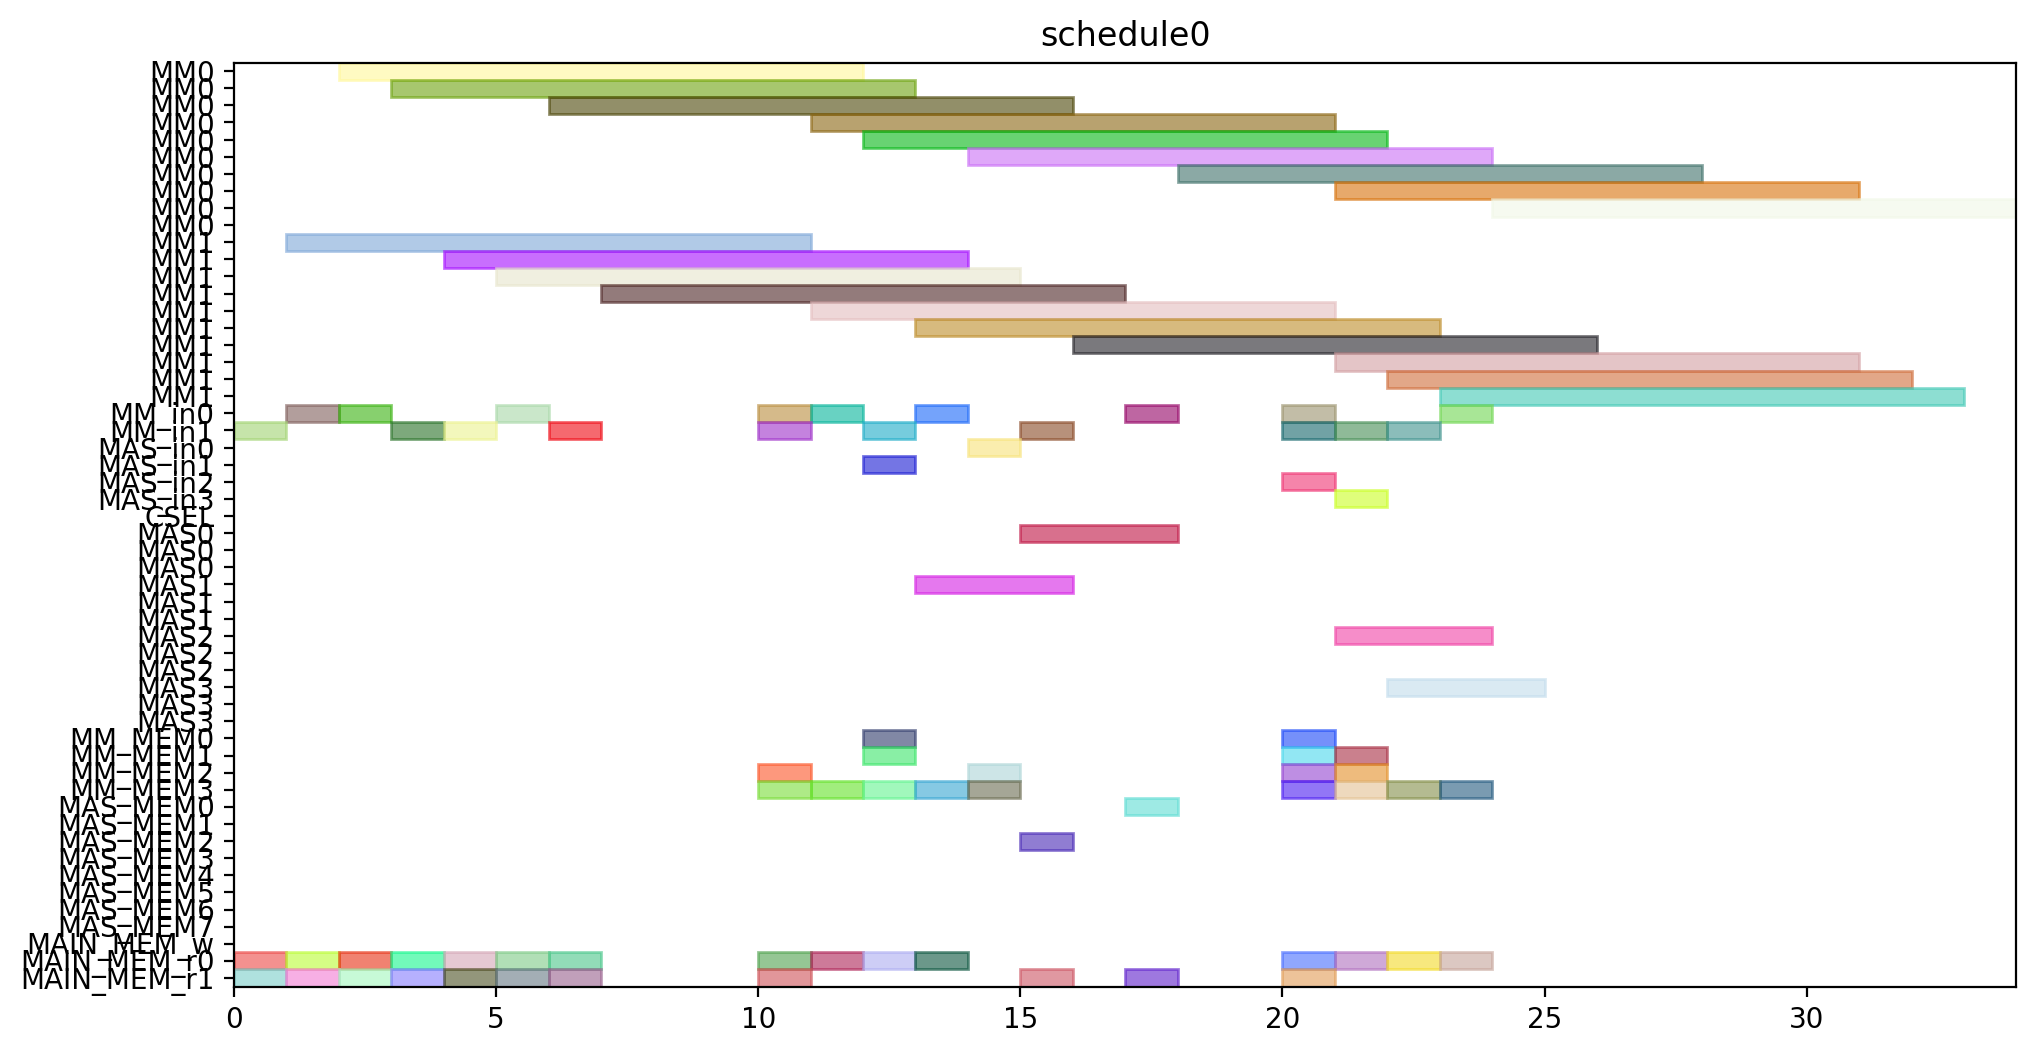

Source code (Python):
from pyschedule import Scenario, solvers, plotters, alt


def solve():
	horizon = 120
	S = Scenario("schedule0", horizon=horizon)

	# resource
	MM = S.Resources('MM', num=2, size=10)
	MM_in = S.Resources('MM_in', num=2)
	MAS_in = S.Resources('MAS_in', num=4)
	CSEL = S.Resource('CSEL')
	MAS = S.Resources('MAS', num=4, size=3, periods=range(1, horizon))
	MM_MEM = S.Resources('MM_MEM', num=4)
	MAS_MEM = S.Resources('MAS_MEM', num=8)
	MAIN_MEM_w = S.Resource('MAIN_MEM_w', size=1)
	MAIN_MEM_r = S.Resources('MAIN_MEM_r', num=2)

	# result of previous scheduling

	# new tasks
	Z_exp2 = S.Task('Z_exp2', length=10, delay_cost=1)
	Z_exp2 += alt(MM)
	Z_exp2_in = S.Task('Z_exp2_in', length=1, delay_cost=1)
	Z_exp2_in += alt(MM_in)
	S += Z_exp2_in*MM_in[0]<=Z_exp2*MM[0]
	S += Z_exp2_in*MM_in[1]<=Z_exp2*MM[1]
	Z_exp2_mem0 = S.Task('Z_exp2_mem0', length=1, delay_cost=1)
	Z_exp2_mem0 += MAIN_MEM_r[0]
	S += Z_exp2_mem0 <= Z_exp2

	Z_exp2_mem1 = S.Task('Z_exp2_mem1', length=1, delay_cost=1)
	Z_exp2_mem1 += MAIN_MEM_r[1]
	S += Z_exp2_mem1 <= Z_exp2

	NX0 = S.Task('NX0', length=10, delay_cost=1)
	NX0 += alt(MM)
	NX0_in = S.Task('NX0_in', length=1, delay_cost=1)
	NX0_in += alt(MM_in)
	S += NX0_in*MM_in[0]<=NX0*MM[0]
	S += NX0_in*MM_in[1]<=NX0*MM[1]
	NX0_mem0 = S.Task('NX0_mem0', length=1, delay_cost=1)
	NX0_mem0 += MAIN_MEM_r[0]
	S += NX0_mem0 <= NX0

	NX0_mem1 = S.Task('NX0_mem1', length=1, delay_cost=1)
	NX0_mem1 += MAIN_MEM_r[1]
	S += NX0_mem1 <= NX0

	k0_10_Z1 = S.Task('k0_10_Z1', length=10, delay_cost=1)
	k0_10_Z1 += alt(MM)
	k0_10_Z1_in = S.Task('k0_10_Z1_in', length=1, delay_cost=1)
	k0_10_Z1_in += alt(MM_in)
	S += k0_10_Z1_in*MM_in[0]<=k0_10_Z1*MM[0]
	S += k0_10_Z1_in*MM_in[1]<=k0_10_Z1*MM[1]
	k0_10_Z1_mem0 = S.Task('k0_10_Z1_mem0', length=1, delay_cost=1)
	k0_10_Z1_mem0 += MAIN_MEM_r[0]
	S += k0_10_Z1_mem0 <= k0_10_Z1

	k0_10_Z1_mem1 = S.Task('k0_10_Z1_mem1', length=1, delay_cost=1)
	k0_10_Z1_mem1 += MAIN_MEM_r[1]
	S += k0_10_Z1_mem1 <= k0_10_Z1

	DX0 = S.Task('DX0', length=10, delay_cost=1)
	DX0 += alt(MM)
	DX0_in = S.Task('DX0_in', length=1, delay_cost=1)
	DX0_in += alt(MM_in)
	S += DX0_in*MM_in[0]<=DX0*MM[0]
	S += DX0_in*MM_in[1]<=DX0*MM[1]
	DX0_mem0 = S.Task('DX0_mem0', length=1, delay_cost=1)
	DX0_mem0 += MAIN_MEM_r[0]
	S += DX0_mem0 <= DX0

	DX0_mem1 = S.Task('DX0_mem1', length=1, delay_cost=1)
	DX0_mem1 += MAIN_MEM_r[1]
	S += DX0_mem1 <= DX0

	NY0 = S.Task('NY0', length=10, delay_cost=1)
	NY0 += alt(MM)
	NY0_in = S.Task('NY0_in', length=1, delay_cost=1)
	NY0_in += alt(MM_in)
	S += NY0_in*MM_in[0]<=NY0*MM[0]
	S += NY0_in*MM_in[1]<=NY0*MM[1]
	NY0_mem0 = S.Task('NY0_mem0', length=1, delay_cost=1)
	NY0_mem0 += MAIN_MEM_r[0]
	S += NY0_mem0 <= NY0

	NY0_mem1 = S.Task('NY0_mem1', length=1, delay_cost=1)
	NY0_mem1 += MAIN_MEM_r[1]
	S += NY0_mem1 <= NY0

	k2_14_Z1 = S.Task('k2_14_Z1', length=10, delay_cost=1)
	k2_14_Z1 += alt(MM)
	k2_14_Z1_in = S.Task('k2_14_Z1_in', length=1, delay_cost=1)
	k2_14_Z1_in += alt(MM_in)
	S += k2_14_Z1_in*MM_in[0]<=k2_14_Z1*MM[0]
	S += k2_14_Z1_in*MM_in[1]<=k2_14_Z1*MM[1]
	k2_14_Z1_mem0 = S.Task('k2_14_Z1_mem0', length=1, delay_cost=1)
	k2_14_Z1_mem0 += MAIN_MEM_r[0]
	S += k2_14_Z1_mem0 <= k2_14_Z1

	k2_14_Z1_mem1 = S.Task('k2_14_Z1_mem1', length=1, delay_cost=1)
	k2_14_Z1_mem1 += MAIN_MEM_r[1]
	S += k2_14_Z1_mem1 <= k2_14_Z1

	DY0 = S.Task('DY0', length=10, delay_cost=1)
	DY0 += alt(MM)
	DY0_in = S.Task('DY0_in', length=1, delay_cost=1)
	DY0_in += alt(MM_in)
	S += DY0_in*MM_in[0]<=DY0*MM[0]
	S += DY0_in*MM_in[1]<=DY0*MM[1]
	DY0_mem0 = S.Task('DY0_mem0', length=1, delay_cost=1)
	DY0_mem0 += MAIN_MEM_r[0]
	S += DY0_mem0 <= DY0

	DY0_mem1 = S.Task('DY0_mem1', length=1, delay_cost=1)
	DY0_mem1 += MAIN_MEM_r[1]
	S += DY0_mem1 <= DY0

	Z_exp3 = S.Task('Z_exp3', length=10, delay_cost=1)
	Z_exp3 += alt(MM)
	Z_exp3_in = S.Task('Z_exp3_in', length=1, delay_cost=1)
	Z_exp3_in += alt(MM_in)
	S += Z_exp3_in*MM_in[0]<=Z_exp3*MM[0]
	S += Z_exp3_in*MM_in[1]<=Z_exp3*MM[1]
	Z_exp3_mem0 = S.Task('Z_exp3_mem0', length=1, delay_cost=1)
	Z_exp3_mem0 += alt(MM_MEM)
	S += (Z_exp2*MM[0])-1 < Z_exp3_mem0*MM_MEM[0]
	S += (Z_exp2*MM[1])-1 < Z_exp3_mem0*MM_MEM[2]
	S += Z_exp3_mem0 <= Z_exp3

	Z_exp3_mem1 = S.Task('Z_exp3_mem1', length=1, delay_cost=1)
	Z_exp3_mem1 += MAIN_MEM_r[1]
	S += Z_exp3_mem1 <= Z_exp3

	NX1_ = S.Task('NX1_', length=3, delay_cost=1)
	NX1_ += alt(MAS)
	NX1__in = S.Task('NX1__in', length=1, delay_cost=1)
	NX1__in += alt(MAS_in)
	S += NX1__in*MAS_in[0]<=NX1_*MAS[0]

	S += NX1__in*MAS_in[1]<=NX1_*MAS[1]

	S += NX1__in*MAS_in[2]<=NX1_*MAS[2]

	S += NX1__in*MAS_in[3]<=NX1_*MAS[3]

	NX1__mem0 = S.Task('NX1__mem0', length=1, delay_cost=1)
	NX1__mem0 += alt(MM_MEM)
	S += (NX0*MM[0])-1 < NX1__mem0*MM_MEM[0]
	S += (NX0*MM[1])-1 < NX1__mem0*MM_MEM[2]
	S += NX1__mem0 <= NX1_

	NX1__mem1 = S.Task('NX1__mem1', length=1, delay_cost=1)
	NX1__mem1 += alt(MM_MEM)
	S += (k0_10_Z1*MM[0])-1 < NX1__mem1*MM_MEM[1]
	S += (k0_10_Z1*MM[1])-1 < NX1__mem1*MM_MEM[3]
	S += NX1__mem1 <= NX1_

	k0_9_Z2 = S.Task('k0_9_Z2', length=10, delay_cost=1)
	k0_9_Z2 += alt(MM)
	k0_9_Z2_in = S.Task('k0_9_Z2_in', length=1, delay_cost=1)
	k0_9_Z2_in += alt(MM_in)
	S += k0_9_Z2_in*MM_in[0]<=k0_9_Z2*MM[0]
	S += k0_9_Z2_in*MM_in[1]<=k0_9_Z2*MM[1]
	k0_9_Z2_mem0 = S.Task('k0_9_Z2_mem0', length=1, delay_cost=1)
	k0_9_Z2_mem0 += MAIN_MEM_r[0]
	S += k0_9_Z2_mem0 <= k0_9_Z2

	k0_9_Z2_mem1 = S.Task('k0_9_Z2_mem1', length=1, delay_cost=1)
	k0_9_Z2_mem1 += alt(MM_MEM)
	S += (Z_exp2*MM[0])-1 < k0_9_Z2_mem1*MM_MEM[1]
	S += (Z_exp2*MM[1])-1 < k0_9_Z2_mem1*MM_MEM[3]
	S += k0_9_Z2_mem1 <= k0_9_Z2

	k1_9_Z2 = S.Task('k1_9_Z2', length=10, delay_cost=1)
	k1_9_Z2 += alt(MM)
	k1_9_Z2_in = S.Task('k1_9_Z2_in', length=1, delay_cost=1)
	k1_9_Z2_in += alt(MM_in)
	S += k1_9_Z2_in*MM_in[0]<=k1_9_Z2*MM[0]
	S += k1_9_Z2_in*MM_in[1]<=k1_9_Z2*MM[1]
	k1_9_Z2_mem0 = S.Task('k1_9_Z2_mem0', length=1, delay_cost=1)
	k1_9_Z2_mem0 += MAIN_MEM_r[0]
	S += k1_9_Z2_mem0 <= k1_9_Z2

	k1_9_Z2_mem1 = S.Task('k1_9_Z2_mem1', length=1, delay_cost=1)
	k1_9_Z2_mem1 += alt(MM_MEM)
	S += (Z_exp2*MM[0])-1 < k1_9_Z2_mem1*MM_MEM[1]
	S += (Z_exp2*MM[1])-1 < k1_9_Z2_mem1*MM_MEM[3]
	S += k1_9_Z2_mem1 <= k1_9_Z2

	NY1_ = S.Task('NY1_', length=3, delay_cost=1)
	NY1_ += alt(MAS)
	NY1__in = S.Task('NY1__in', length=1, delay_cost=1)
	NY1__in += alt(MAS_in)
	S += NY1__in*MAS_in[0]<=NY1_*MAS[0]

	S += NY1__in*MAS_in[1]<=NY1_*MAS[1]

	S += NY1__in*MAS_in[2]<=NY1_*MAS[2]

	S += NY1__in*MAS_in[3]<=NY1_*MAS[3]

	NY1__mem0 = S.Task('NY1__mem0', length=1, delay_cost=1)
	NY1__mem0 += alt(MM_MEM)
	S += (NY0*MM[0])-1 < NY1__mem0*MM_MEM[0]
	S += (NY0*MM[1])-1 < NY1__mem0*MM_MEM[2]
	S += NY1__mem0 <= NY1_

	NY1__mem1 = S.Task('NY1__mem1', length=1, delay_cost=1)
	NY1__mem1 += alt(MM_MEM)
	S += (k2_14_Z1*MM[0])-1 < NY1__mem1*MM_MEM[1]
	S += (k2_14_Z1*MM[1])-1 < NY1__mem1*MM_MEM[3]
	S += NY1__mem1 <= NY1_

	k2_13_Z2 = S.Task('k2_13_Z2', length=10, delay_cost=1)
	k2_13_Z2 += alt(MM)
	k2_13_Z2_in = S.Task('k2_13_Z2_in', length=1, delay_cost=1)
	k2_13_Z2_in += alt(MM_in)
	S += k2_13_Z2_in*MM_in[0]<=k2_13_Z2*MM[0]
	S += k2_13_Z2_in*MM_in[1]<=k2_13_Z2*MM[1]
	k2_13_Z2_mem0 = S.Task('k2_13_Z2_mem0', length=1, delay_cost=1)
	k2_13_Z2_mem0 += MAIN_MEM_r[0]
	S += k2_13_Z2_mem0 <= k2_13_Z2

	k2_13_Z2_mem1 = S.Task('k2_13_Z2_mem1', length=1, delay_cost=1)
	k2_13_Z2_mem1 += alt(MM_MEM)
	S += (Z_exp2*MM[0])-1 < k2_13_Z2_mem1*MM_MEM[1]
	S += (Z_exp2*MM[1])-1 < k2_13_Z2_mem1*MM_MEM[3]
	S += k2_13_Z2_mem1 <= k2_13_Z2

	k3_14_Z2 = S.Task('k3_14_Z2', length=10, delay_cost=1)
	k3_14_Z2 += alt(MM)
	k3_14_Z2_in = S.Task('k3_14_Z2_in', length=1, delay_cost=1)
	k3_14_Z2_in += alt(MM_in)
	S += k3_14_Z2_in*MM_in[0]<=k3_14_Z2*MM[0]
	S += k3_14_Z2_in*MM_in[1]<=k3_14_Z2*MM[1]
	k3_14_Z2_mem0 = S.Task('k3_14_Z2_mem0', length=1, delay_cost=1)
	k3_14_Z2_mem0 += MAIN_MEM_r[0]
	S += k3_14_Z2_mem0 <= k3_14_Z2

	k3_14_Z2_mem1 = S.Task('k3_14_Z2_mem1', length=1, delay_cost=1)
	k3_14_Z2_mem1 += alt(MM_MEM)
	S += (Z_exp2*MM[0])-1 < k3_14_Z2_mem1*MM_MEM[1]
	S += (Z_exp2*MM[1])-1 < k3_14_Z2_mem1*MM_MEM[3]
	S += k3_14_Z2_mem1 <= k3_14_Z2

	Z_exp4 = S.Task('Z_exp4', length=10, delay_cost=1)
	Z_exp4 += alt(MM)
	Z_exp4_in = S.Task('Z_exp4_in', length=1, delay_cost=1)
	Z_exp4_in += alt(MM_in)
	S += Z_exp4_in*MM_in[0]<=Z_exp4*MM[0]
	S += Z_exp4_in*MM_in[1]<=Z_exp4*MM[1]
	Z_exp4_mem0 = S.Task('Z_exp4_mem0', length=1, delay_cost=1)
	Z_exp4_mem0 += alt(MM_MEM)
	S += (Z_exp3*MM[0])-1 < Z_exp4_mem0*MM_MEM[0]
	S += (Z_exp3*MM[1])-1 < Z_exp4_mem0*MM_MEM[2]
	S += Z_exp4_mem0 <= Z_exp4

	Z_exp4_mem1 = S.Task('Z_exp4_mem1', length=1, delay_cost=1)
	Z_exp4_mem1 += MAIN_MEM_r[1]
	S += Z_exp4_mem1 <= Z_exp4

	NX1 = S.Task('NX1', length=10, delay_cost=1)
	NX1 += alt(MM)
	NX1_in = S.Task('NX1_in', length=1, delay_cost=1)
	NX1_in += alt(MM_in)
	S += NX1_in*MM_in[0]<=NX1*MM[0]
	S += NX1_in*MM_in[1]<=NX1*MM[1]
	NX1_mem0 = S.Task('NX1_mem0', length=1, delay_cost=1)
	NX1_mem0 += alt(MAS_MEM)
	S += (NX1_*MAS[0])-1 < NX1_mem0*MAS_MEM[0]
	S += (NX1_*MAS[1])-1 < NX1_mem0*MAS_MEM[2]
	S += (NX1_*MAS[2])-1 < NX1_mem0*MAS_MEM[4]
	S += (NX1_*MAS[3])-1 < NX1_mem0*MAS_MEM[6]
	S += NX1_mem0 <= NX1

	NX1_mem1 = S.Task('NX1_mem1', length=1, delay_cost=1)
	NX1_mem1 += MAIN_MEM_r[1]
	S += NX1_mem1 <= NX1

	k0_8_Z3 = S.Task('k0_8_Z3', length=10, delay_cost=1)
	k0_8_Z3 += alt(MM)
	k0_8_Z3_in = S.Task('k0_8_Z3_in', length=1, delay_cost=1)
	k0_8_Z3_in += alt(MM_in)
	S += k0_8_Z3_in*MM_in[0]<=k0_8_Z3*MM[0]
	S += k0_8_Z3_in*MM_in[1]<=k0_8_Z3*MM[1]
	k0_8_Z3_mem0 = S.Task('k0_8_Z3_mem0', length=1, delay_cost=1)
	k0_8_Z3_mem0 += MAIN_MEM_r[0]
	S += k0_8_Z3_mem0 <= k0_8_Z3

	k0_8_Z3_mem1 = S.Task('k0_8_Z3_mem1', length=1, delay_cost=1)
	k0_8_Z3_mem1 += alt(MM_MEM)
	S += (Z_exp3*MM[0])-1 < k0_8_Z3_mem1*MM_MEM[1]
	S += (Z_exp3*MM[1])-1 < k0_8_Z3_mem1*MM_MEM[3]
	S += k0_8_Z3_mem1 <= k0_8_Z3

	DX1_ = S.Task('DX1_', length=3, delay_cost=1)
	DX1_ += alt(MAS)
	DX1__in = S.Task('DX1__in', length=1, delay_cost=1)
	DX1__in += alt(MAS_in)
	S += DX1__in*MAS_in[0]<=DX1_*MAS[0]

	S += DX1__in*MAS_in[1]<=DX1_*MAS[1]

	S += DX1__in*MAS_in[2]<=DX1_*MAS[2]

	S += DX1__in*MAS_in[3]<=DX1_*MAS[3]

	DX1__mem0 = S.Task('DX1__mem0', length=1, delay_cost=1)
	DX1__mem0 += alt(MM_MEM)
	S += (DX0*MM[0])-1 < DX1__mem0*MM_MEM[0]
	S += (DX0*MM[1])-1 < DX1__mem0*MM_MEM[2]
	S += DX1__mem0 <= DX1_

	DX1__mem1 = S.Task('DX1__mem1', length=1, delay_cost=1)
	DX1__mem1 += alt(MM_MEM)
	S += (k1_9_Z2*MM[0])-1 < DX1__mem1*MM_MEM[1]
	S += (k1_9_Z2*MM[1])-1 < DX1__mem1*MM_MEM[3]
	S += DX1__mem1 <= DX1_

	k1_8_Z3 = S.Task('k1_8_Z3', length=10, delay_cost=1)
	k1_8_Z3 += alt(MM)
	k1_8_Z3_in = S.Task('k1_8_Z3_in', length=1, delay_cost=1)
	k1_8_Z3_in += alt(MM_in)
	S += k1_8_Z3_in*MM_in[0]<=k1_8_Z3*MM[0]
	S += k1_8_Z3_in*MM_in[1]<=k1_8_Z3*MM[1]
	k1_8_Z3_mem0 = S.Task('k1_8_Z3_mem0', length=1, delay_cost=1)
	k1_8_Z3_mem0 += MAIN_MEM_r[0]
	S += k1_8_Z3_mem0 <= k1_8_Z3

	k1_8_Z3_mem1 = S.Task('k1_8_Z3_mem1', length=1, delay_cost=1)
	k1_8_Z3_mem1 += alt(MM_MEM)
	S += (Z_exp3*MM[0])-1 < k1_8_Z3_mem1*MM_MEM[1]
	S += (Z_exp3*MM[1])-1 < k1_8_Z3_mem1*MM_MEM[3]
	S += k1_8_Z3_mem1 <= k1_8_Z3

	NY1 = S.Task('NY1', length=10, delay_cost=1)
	NY1 += alt(MM)
	NY1_in = S.Task('NY1_in', length=1, delay_cost=1)
	NY1_in += alt(MM_in)
	S += NY1_in*MM_in[0]<=NY1*MM[0]
	S += NY1_in*MM_in[1]<=NY1*MM[1]
	NY1_mem0 = S.Task('NY1_mem0', length=1, delay_cost=1)
	NY1_mem0 += alt(MAS_MEM)
	S += (NY1_*MAS[0])-1 < NY1_mem0*MAS_MEM[0]
	S += (NY1_*MAS[1])-1 < NY1_mem0*MAS_MEM[2]
	S += (NY1_*MAS[2])-1 < NY1_mem0*MAS_MEM[4]
	S += (NY1_*MAS[3])-1 < NY1_mem0*MAS_MEM[6]
	S += NY1_mem0 <= NY1

	NY1_mem1 = S.Task('NY1_mem1', length=1, delay_cost=1)
	NY1_mem1 += MAIN_MEM_r[1]
	S += NY1_mem1 <= NY1

	k2_12_Z3 = S.Task('k2_12_Z3', length=10, delay_cost=1)
	k2_12_Z3 += alt(MM)
	k2_12_Z3_in = S.Task('k2_12_Z3_in', length=1, delay_cost=1)
	k2_12_Z3_in += alt(MM_in)
	S += k2_12_Z3_in*MM_in[0]<=k2_12_Z3*MM[0]
	S += k2_12_Z3_in*MM_in[1]<=k2_12_Z3*MM[1]
	k2_12_Z3_mem0 = S.Task('k2_12_Z3_mem0', length=1, delay_cost=1)
	k2_12_Z3_mem0 += MAIN_MEM_r[0]
	S += k2_12_Z3_mem0 <= k2_12_Z3

	k2_12_Z3_mem1 = S.Task('k2_12_Z3_mem1', length=1, delay_cost=1)
	k2_12_Z3_mem1 += alt(MM_MEM)
	S += (Z_exp3*MM[0])-1 < k2_12_Z3_mem1*MM_MEM[1]
	S += (Z_exp3*MM[1])-1 < k2_12_Z3_mem1*MM_MEM[3]
	S += k2_12_Z3_mem1 <= k2_12_Z3

	DY1_ = S.Task('DY1_', length=3, delay_cost=1)
	DY1_ += alt(MAS)
	DY1__in = S.Task('DY1__in', length=1, delay_cost=1)
	DY1__in += alt(MAS_in)
	S += DY1__in*MAS_in[0]<=DY1_*MAS[0]

	S += DY1__in*MAS_in[1]<=DY1_*MAS[1]

	S += DY1__in*MAS_in[2]<=DY1_*MAS[2]

	S += DY1__in*MAS_in[3]<=DY1_*MAS[3]

	DY1__mem0 = S.Task('DY1__mem0', length=1, delay_cost=1)
	DY1__mem0 += alt(MM_MEM)
	S += (DY0*MM[0])-1 < DY1__mem0*MM_MEM[0]
	S += (DY0*MM[1])-1 < DY1__mem0*MM_MEM[2]
	S += DY1__mem0 <= DY1_

	DY1__mem1 = S.Task('DY1__mem1', length=1, delay_cost=1)
	DY1__mem1 += alt(MM_MEM)
	S += (k3_14_Z2*MM[0])-1 < DY1__mem1*MM_MEM[1]
	S += (k3_14_Z2*MM[1])-1 < DY1__mem1*MM_MEM[3]
	S += DY1__mem1 <= DY1_

	k3_13_Z3 = S.Task('k3_13_Z3', length=10, delay_cost=1)
	k3_13_Z3 += alt(MM)
	k3_13_Z3_in = S.Task('k3_13_Z3_in', length=1, delay_cost=1)
	k3_13_Z3_in += alt(MM_in)
	S += k3_13_Z3_in*MM_in[0]<=k3_13_Z3*MM[0]
	S += k3_13_Z3_in*MM_in[1]<=k3_13_Z3*MM[1]
	k3_13_Z3_mem0 = S.Task('k3_13_Z3_mem0', length=1, delay_cost=1)
	k3_13_Z3_mem0 += MAIN_MEM_r[0]
	S += k3_13_Z3_mem0 <= k3_13_Z3

	k3_13_Z3_mem1 = S.Task('k3_13_Z3_mem1', length=1, delay_cost=1)
	k3_13_Z3_mem1 += alt(MM_MEM)
	S += (Z_exp3*MM[0])-1 < k3_13_Z3_mem1*MM_MEM[1]
	S += (Z_exp3*MM[1])-1 < k3_13_Z3_mem1*MM_MEM[3]
	S += k3_13_Z3_mem1 <= k3_13_Z3

	solvers.mip.solve(S,msg=1,kind='CPLEX',ratio_gap=1.01)

	solution = [['hoge']*len(S.solution()[1]) for i in range(len(S.solution()))]
	for i in range(len(S.solution())):
		for j in range(len(S.solution()[i])):
			solution[i][j]=str(S.solution()[i][j])
	print(solution)

	cycles = int(solution[-1][3])

	pic_file_name = "/mnt/rose/usr1/fukuda/ABE/multiRAM_multiMAS_16mux/scheduling_result/stage10MM2_stage3MAS4/ISOGENY/schedule0.png"
	if(S.solution() != []):
		plotters.matplotlib.plot(S,img_filename=pic_file_name, show_task_labels=False, fig_size=(cycles*0.25+3, 6))

	return solution
